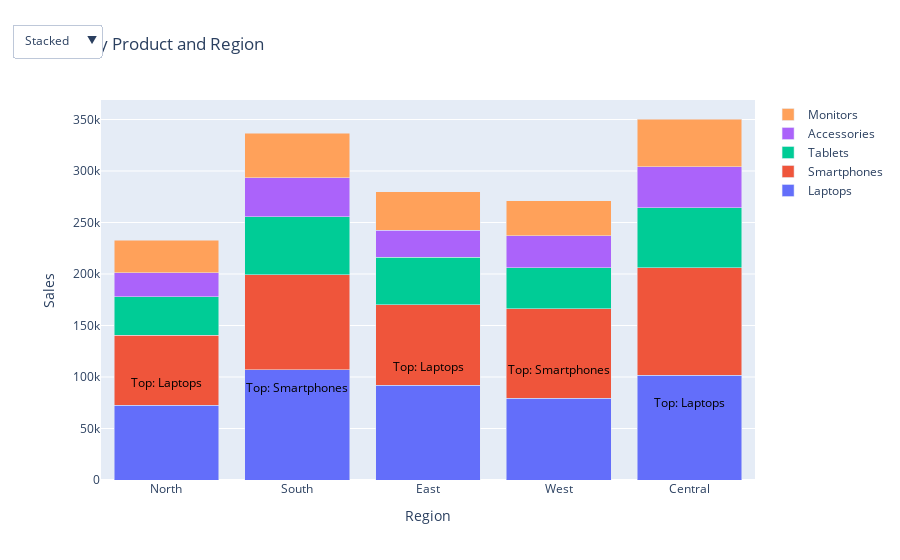

Notebook cell for this chart:
### Markdown cell above
2. Sales Performance Report
Scenario: A dataset (sales.csv) contains sales by product and region.
Task:
• Plot a stacked bar chart comparing sales across regions.
• Add a button to toggle between stacked and grouped views.
• Highlight the best-selling product in each region.
• Add a title and axis labels.

### Code cell
df = pd.read_csv("datasets/sales.csv")
regions = df["Region"].unique()
products = df["Product"].unique()

# Prepare traces
stacked_traces = [
    go.Bar(name=prod,
           x=regions,
           y=df[df["Product"] == prod].groupby("Region")["Sales"].sum())
    for prod in products
]
grouped_traces = [
    go.Bar(name=prod,
           x=regions,
           y=df[df["Product"] == prod].groupby("Region")["Sales"].sum())
    for prod in products
]

# Highlight best seller
best = df.groupby(["Region", "Product"])["Sales"].sum().reset_index()
best = best.loc[best.groupby("Region")["Sales"].idxmax()]

# Build figure
fig = go.Figure(data=stacked_traces)

# Toggle button
fig.update_layout(
    barmode="stack",
    title="Sales by Product and Region",
    xaxis_title="Region",
    yaxis_title="Sales",
    updatemenus=[{
        "buttons": [
            {"label": "Stacked",
"method": "update",
             "args": [{"visible": [True]*len(products)},
                      {"barmode": "stack"}]},
            {"label": "Grouped",
             "method": "update",
             "args": [{"visible": [True]*len(products)},
                      {"barmode": "group"}]},
        ],
        "direction": "down", "showactive": True, "x": 0.0, "y": 1.2
    }]
)

# Add annotations for best-sellers
for _, row in best.iterrows():
    fig.add_annotation(
        x=row["Region"],
        y=row["Sales"] + df["Sales"].max()*0.05,
        text=f"Top: {row['Product']}",
        showarrow=False,
        font=dict(color="black", size=12)
    )

fig.show()

### Figure 1 — Plotly figure (JSON) as saved in the notebook; plotly's stock layout.template omitted (floating-point values rounded to 4 significant figures)
{"data": [{"name": "Laptops", "type": "bar", "x": ["North", "South", "East", "West", "Central"], "y": [72500, 107000, 92000, 79500, 101500]}, {"name": "Smartphones", "type": "bar", "x": ["North", "South", "East", "West", "Central"], "y": [68000, 92500, 78000, 87000, 104500]}, {"name": "Tablets", "type": "bar", "x": ["North", "South", "East", "West", "Central"], "y": [37500, 56000, 46500, 39500, 58500]}, {"name": "Accessories", "type": "bar", "x": ["North", "South", "East", "West", "Central"], "y": [23000, 38000, 26000, 31000, 39500]}, {"name": "Monitors", "type": "bar", "x": ["North", "South", "East", "West", "Central"], "y": [32000, 43000, 37500, 34300, 46500]}], "layout": {"annotations": [{"font": {"color": "black", "size": 12}, "showarrow": false, "text": "Top: Laptops", "x": "Central", "y": 75250}, {"font": {"color": "black", "size": 12}, "showarrow": false, "text": "Top: Laptops", "x": "East", "y": 109750}, {"font": {"color": "black", "size": 12}, "showarrow": false, "text": "Top: Laptops", "x": "North", "y": 94750}, {"font": {"color": "black", "size": 12}, "showarrow": false, "text": "Top: Smartphones", "x": "South", "y": 89750}, {"font": {"color": "black", "size": 12}, "showarrow": false, "text": "Top: Smartphones", "x": "West", "y": 107250}], "barmode": "stack", "title": {"text": "Sales by Product and Region"}, "updatemenus": [{"buttons": [{"args": [{"visible": [true, true, true, true, true]}, {"barmode": "stack"}], "label": "Stacked", "method": "update"}, {"args": [{"visible": [true, true, true, true, true]}, {"barmode": "group"}], "label": "Grouped", "method": "update"}], "direction": "down", "showactive": true, "x": 0, "y": 1.2}], "xaxis": {"title": {"text": "Region"}}, "yaxis": {"title": {"text": "Sales"}}}}
